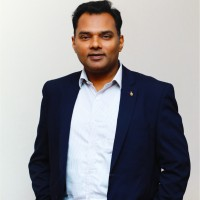
#> input picture faces/AkhilVerma.jpeg, 200 x 200 px
$ python -i faces.py   (imports and definitions only)
#> lines starting #> are read from the running program, lines starting #| are printed output that depends on the picture
"""Face DETECTION and deep feature / template ENROLLMENT and MATCHING via OpenCV.

Capabilities:
1. Deep Facial Embeddings (Default when ONNX models present in models/):
   - Face Detection & 5-point alignment: YuNet (cv2.FaceDetectorYN)
   - Deep Feature Extraction: SFace (cv2.FaceRecognizerSF) producing 128-dim ArcFace embeddings
   - Sub-0.35 cross-person similarity margin, eliminating false matches
2. Lightweight Fallback:
   - OpenCV Haar Cascade frontal face detection + 64x64 template embeddings
3. Zero External Telemetry:
   - All models run locally in OpenCV DNN. All biometrics remain local in faces_library.json.

Install: pip install opencv-python-headless   (or: pip install -e .[faces])
"""
from __future__ import annotations
import json
import os
import re

# Mute OpenCV DNN graph-engine warnings (setPreferableTarget notice) at import
# time — the env var is read when cv2 is first imported, so set it early.
# [1 line not run here, left out]

CASCADE_NAME = "haarcascade_frontalface_default.xml"
YUNET_MODEL_DEFAULT = "models/face_detection_yunet_2023mar.onnx"
SFACE_MODEL_DEFAULT = "models/face_recognition_sface_2021dec.onnx"
MAX_FACES = 20

EMBED_SIZE = 64          # fallback 64x64 template vector size
EMBED_METHOD = "sface_128d_v1"

# Known AU Bank & executive normalization
KNOWN_NAMES = {
    "uttamtibrewal": "Uttam Tibrewal",
    "akhilverma": "Akhil Verma",
    "sanjayagarwal": "Sanjay Agarwal",
    "anmolpadhye": "Anmol Padhye",
    "yogeshjain": "Yogesh Jain",
    "yogeshsoni": "Yogesh Soni",
}


# [10 lines left out: function clean_name, not called in this run]


def cascade_path() -> str | None:
    """Absolute path of the bundled cascade file, or None when unavailable."""
    try:
        import cv2
    except ImportError:
        return None
    try:
        p = os.path.join(cv2.data.haarcascades, CASCADE_NAME)
    except AttributeError:
        return None
    return p if os.path.exists(p) else None


def get_model_paths(cfg: dict | None = None) -> tuple[str | None, str | None]:
    """Find paths to YuNet and SFace ONNX models if available."""
    faces_cfg = (cfg or {}).get("faces") or {}
    det = faces_cfg.get("detector_model", YUNET_MODEL_DEFAULT)
    rec = faces_cfg.get("recognizer_model", SFACE_MODEL_DEFAULT)

    det_path = det if (det and os.path.exists(det)) else None
    rec_path = rec if (rec and os.path.exists(rec)) else None
    return det_path, rec_path


# [16 lines left out: function available, not called in this run]


def _quiet_opencv() -> None:
    """Mute the noisy DNN graph-engine warning (OpenCV 5.x targets notice)."""
    try:
        import cv2 as _cv2
        if not getattr(_quiet_opencv, "done", False):
            try:
                _cv2.utils.logging.setLogLevel(_cv2.utils.logging.LOG_LEVEL_ERROR)
            except Exception:
                pass
            _quiet_opencv.done = True
    except Exception:
        pass


def detect_faces(path: str, cfg: dict | None = None) -> list[dict]:
    """Detect faces in an image using YuNet (or Haar cascade fallback)."""
    try:
        import cv2
    except ImportError:
        return []
    _quiet_opencv()

    det_model, rec_model = get_model_paths(cfg)

    # 1. Try YuNet deep learning detector if available
    if det_model and hasattr(cv2, "FaceDetectorYN"):
        try:
            img = cv2.imread(path)
            if img is None:
                return []
            h, w = img.shape[:2]
            detector = cv2.FaceDetectorYN.create(det_model, "", (w, h), score_threshold=0.6)
            _, faces = detector.detect(img)
            if faces is not None and len(faces) > 0:
                results = []
                for f in faces[:MAX_FACES]:
                    box = [int(f[0]), int(f[1]), int(f[2]), int(f[3])]
                    results.append({
                        "box": box,
                        "detector": "yunet_sface",
                        "score": round(float(f[14]), 3),
                        "raw_face": [float(v) for v in f],
                    })
                return results
        except Exception:
            pass

    # 2. Fallback to Haar Cascade
    p = cascade_path()
    if p is None:
        return []
    try:
        img = cv2.imread(path, cv2.IMREAD_GRAYSCALE)
        if img is None:
            return []
        cascade = cv2.CascadeClassifier(p)
        boxes = cascade.detectMultiScale(img, scaleFactor=1.1, minNeighbors=5,
                                         minSize=(30, 30))
    except Exception:
        return []
    return [{"box": [int(x), int(y), int(w), int(h)],
             "detector": "haar_frontal_default"}
            for (x, y, w, h) in boxes][:MAX_FACES]


EMBED_SIZE = 64          # 64x64 = 4096-dim template vector
EMBED_METHOD = "haar_crop64_eq_v1"   # recorded in docs; not a downloaded model


def embed_face(path: str, face_info: dict | None = None, cfg: dict | None = None) -> list[float] | None:
    """Extract a 128-dim deep SFace embedding (or fallback crop vector) for a face."""
    try:
        import cv2
        import numpy as np
    except ImportError:
        return None
    _quiet_opencv()

    det_model, rec_model = get_model_paths(cfg)
    if rec_model and hasattr(cv2, "FaceRecognizerSF"):
        try:
            img = cv2.imread(path)
            if img is None:
                return None
            recognizer = cv2.FaceRecognizerSF.create(rec_model, "")

            raw_face = (face_info or {}).get("raw_face")
            if raw_face and len(raw_face) >= 15:
                aligned = recognizer.alignCrop(img, np.array(raw_face, dtype=np.float32))
            else:
                box = (face_info or {}).get("box")
                if box:
                    x, y, w, h = (max(0, int(v)) for v in box[:4])
                    crop = img[y:y + h, x:x + w]
                    if crop.size == 0 or crop.shape[0] < 5 or crop.shape[1] < 5:
                        return None
                    aligned = cv2.resize(crop, (112, 112))
                else:
                    return None

            feat = recognizer.feature(aligned)
            norm = float(np.linalg.norm(feat))
            if norm > 0:
                feat = feat / norm
            return [float(v) for v in feat.flatten()]
        except Exception:
            pass

    box = (face_info or {}).get("box") if face_info else None
    if box:
        return crop_vector(path, box)
    return None


def crop_vector(path: str, box: list, size: int = EMBED_SIZE) -> list[float] | None:
    """Fallback template embedding for ONE face box."""
    if cascade_path() is None:
        return None
    try:
        import cv2
        img = cv2.imread(path, cv2.IMREAD_GRAYSCALE)
        if img is None:
            return None
        x, y, w, h = (int(v) for v in box[:4])
        crop = img[y:y + h, x:x + w]
        if crop.size == 0 or crop.shape[0] < 5 or crop.shape[1] < 5:
            return None
        crop = cv2.resize(crop, (size, size))
        crop = cv2.equalizeHist(crop)
        vec = crop.astype("float64").flatten()
        norm = float((vec * vec).sum()) ** 0.5 or 1.0
        return [float(v) / norm for v in vec]
    except Exception:
        return None


def embed_largest_face(path: str, cfg: dict | None = None) -> list[float] | None:
    """Detect faces, embed the largest one. None when no face/opencv."""
#> called with path = '../../faces/AkhilVerma.jpeg'
    boxes = detect_faces(path, cfg)
#> in detect_faces, `img = cv2.imread(path, cv2.IMREAD_GRAYSCALE)`:
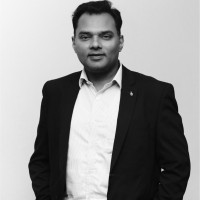
#> img: shape (200, 200); min 0, max 252, mean 147.2
#> in detect_faces, `boxes = cascade.detectMultiScale(img, scaleFactor=1.1, minNeighbors=5,..`: boxes = [[67, 14, 57, 57]]
#> boxes = 1 item
    if not boxes:
        return None
    biggest = max(boxes, key=lambda b: b["box"][2] * b["box"][3])
#> biggest = {'box': [67, 14, 57, 57], 'detector': 'haar_frontal_default'}
    emb = embed_face(path, biggest, cfg)
#> in embed_face, `box = (face_info or {}).get("box") if face_info else None`: box = [67, 14, 57, 57]
#> in crop_vector, `x, y, w, h = (int(v) for v in box[:4])`: x = 67; y = 14; w = 57
#> in crop_vector, `crop = img[y:y + h, x:x + w]`:
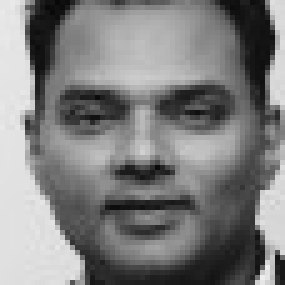
#> crop: shape (57, 57) (shown 5 times larger); min 8, max 238, mean 126.3
#> in crop_vector, `crop = cv2.resize(crop, (size, size))`:
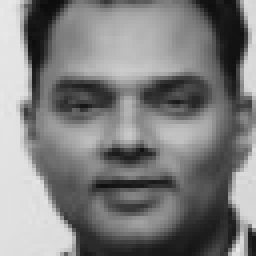
#> crop: shape (64, 64) (shown 4 times larger); min 12, max 232, mean 126.1
#> in crop_vector, `crop = cv2.equalizeHist(crop)`:
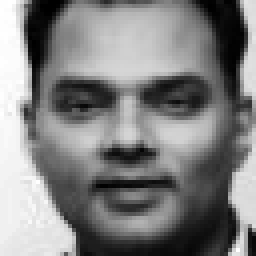
#> crop: shape (64, 64) (shown 4 times larger); min 0, max 255, mean 128.1
#> in crop_vector, `vec = crop.astype("float64").flatten()`: vec = 4096 values, max 255 at index 2, min 0 at index 12, mean 128.1
#> in crop_vector, `norm = float((vec * vec).sum()) ** 0.5 or 1.0`: norm = 9463.7
#> emb = 4096 values, max 0.0269 at index 2, min 0 at index 12, mean 0.0135
    if emb:
        return emb
    return crop_vector(path, biggest["box"])


# [55 lines left out: functions enroll_file, enroll_folder, not called in this run]

>>> result = embed_largest_face('../../faces/AkhilVerma.jpeg')
#> result has the same summary as emb in embed_largest_face

$ run again, on faces/sanjay agarwal.png
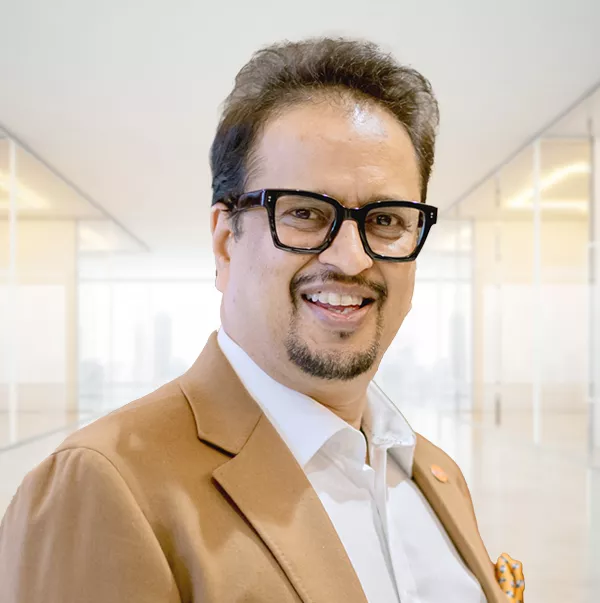
#> input picture faces/sanjay agarwal.png, 600 x 603 px
#> in detect_faces, `img = cv2.imread(path, cv2.IMREAD_GRAYSCALE)`:
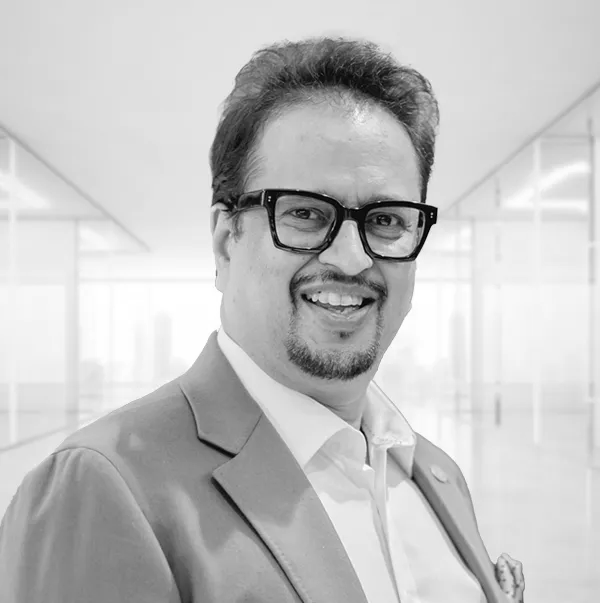
#> img: shape (603, 600); min 0, max 255, mean 195
#> in detect_faces, `boxes = cascade.detectMultiScale(img, scaleFactor=1.1, minNeighbors=5,..`: boxes = [[199, 110, 273, 273]]
#> in embed_largest_face, `boxes = detect_faces(path, cfg)`: boxes = 1 item
#> biggest = {'box': [199, 110, 273, 273], 'detector': 'haar_frontal_default'}
#> box = [199, 110, 273, 273]
#> x = 199; y = 110; w = 273
#> in crop_vector, `crop = cv2.equalizeHist(crop)`:
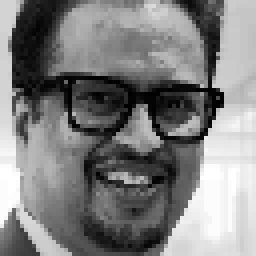
#> crop: shape (64, 64) (shown 4 times larger); min 0, max 255, mean 128.3
#> vec = 4096 values, max 255 at index 2688, min 0 at index 1307, mean 128.3
#> norm = 9477.6
#> emb = 4096 values, max 0.0269 at index 2688, min 0 at index 1307, mean 0.0135
#> result has the same summary as emb in embed_largest_face

$ run again, on faces/uttamtibrewal.png
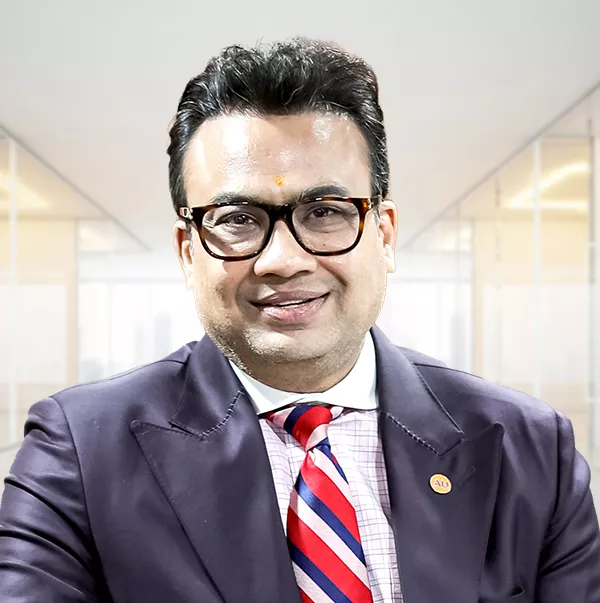
#> input picture faces/uttamtibrewal.png, 600 x 603 px
#> in detect_faces, `img = cv2.imread(path, cv2.IMREAD_GRAYSCALE)`:
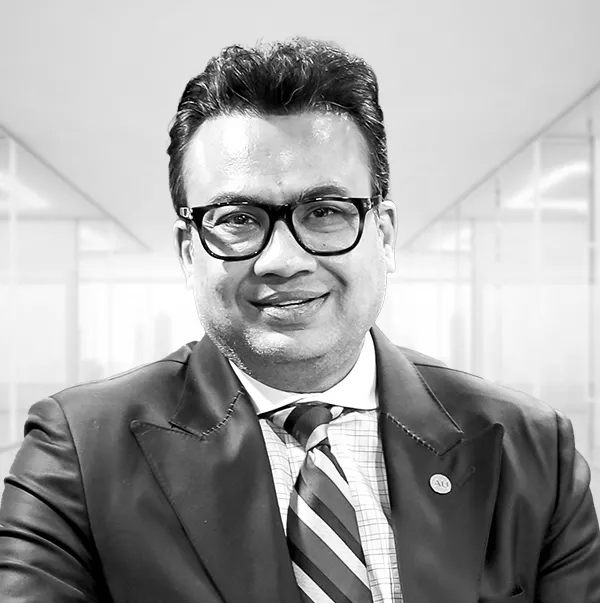
#> img: shape (603, 600); min 0, max 255, mean 165.2
#> in detect_faces, `boxes = cascade.detectMultiScale(img, scaleFactor=1.1, minNeighbors=5,..`: boxes = [[153, 124, 241, 241]]
#> in embed_largest_face, `boxes = detect_faces(path, cfg)`: boxes = 1 item
#> biggest = {'box': [153, 124, 241, 241], 'detector': 'haar_frontal_default'}
#> box = [153, 124, 241, 241]
#> x = 153; y = 124; w = 241
#> in crop_vector, `crop = cv2.equalizeHist(crop)`:
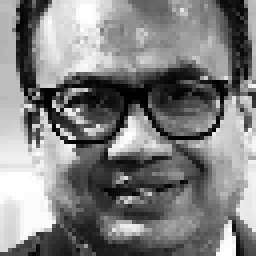
#> crop: shape (64, 64) (shown 4 times larger); min 0, max 255, mean 128.3
#> vec = 4096 values, max 255 at index 84, min 0 at index 1503, mean 128.3
#> norm = 9482.2
#> emb = 4096 values, max 0.0269 at index 84, min 0 at index 1503, mean 0.0135
#> result has the same summary as emb in embed_largest_face
